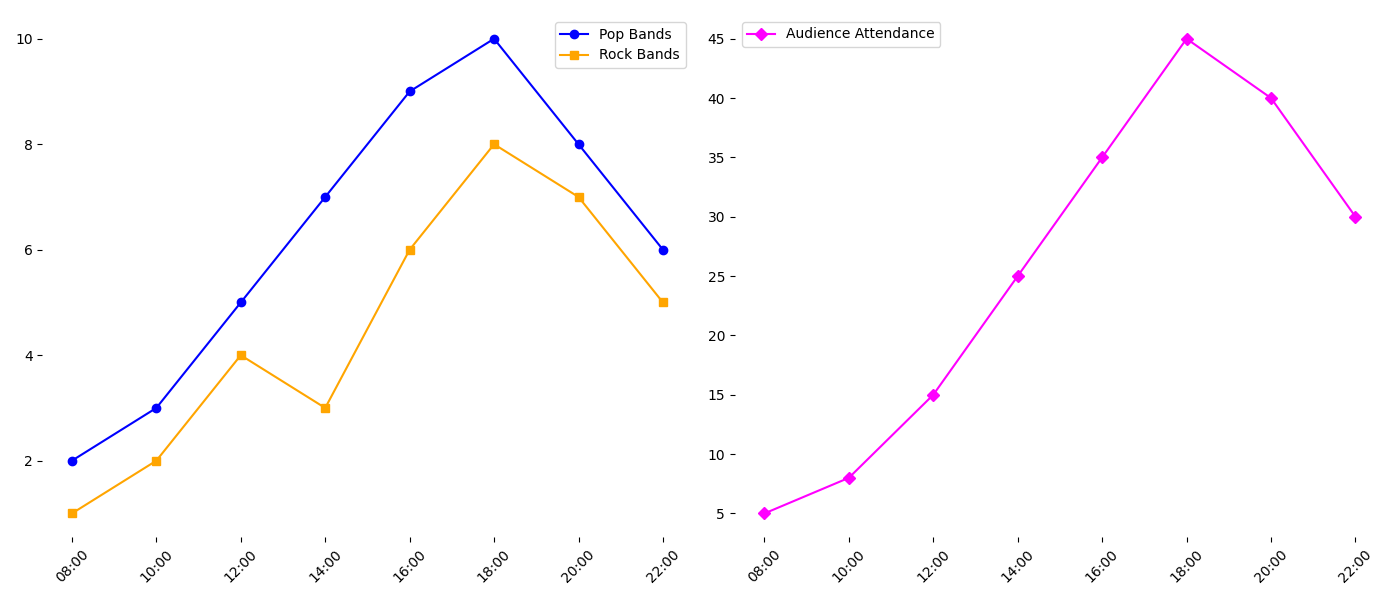

This chart was generated by the following Python code:
import matplotlib.pyplot as plt
import numpy as np

times = np.array(['08:00', '10:00', '12:00', '14:00', '16:00', '18:00', '20:00', '22:00'])

pop_bands = np.array([2, 3, 5, 7, 9, 10, 8, 6])
rock_bands = np.array([1, 2, 4, 3, 6, 8, 7, 5])
audience_attendance = np.array([5, 8, 15, 25, 35, 45, 40, 30])

fig, axes = plt.subplots(1, 2, figsize=(14, 6), sharex=True)

axes[0].plot(times, pop_bands, '-o', color='blue', label='Pop Bands')
axes[0].plot(times, rock_bands, '-s', color='orange', label='Rock Bands')
axes[0].legend()

axes[1].plot(times, audience_attendance, '-D', color='magenta', label='Audience Attendance')
axes[1].legend()

for ax in axes:
    ax.tick_params(axis='x', rotation=45)
    ax.set_frame_on(False)

plt.tight_layout()
plt.show()
